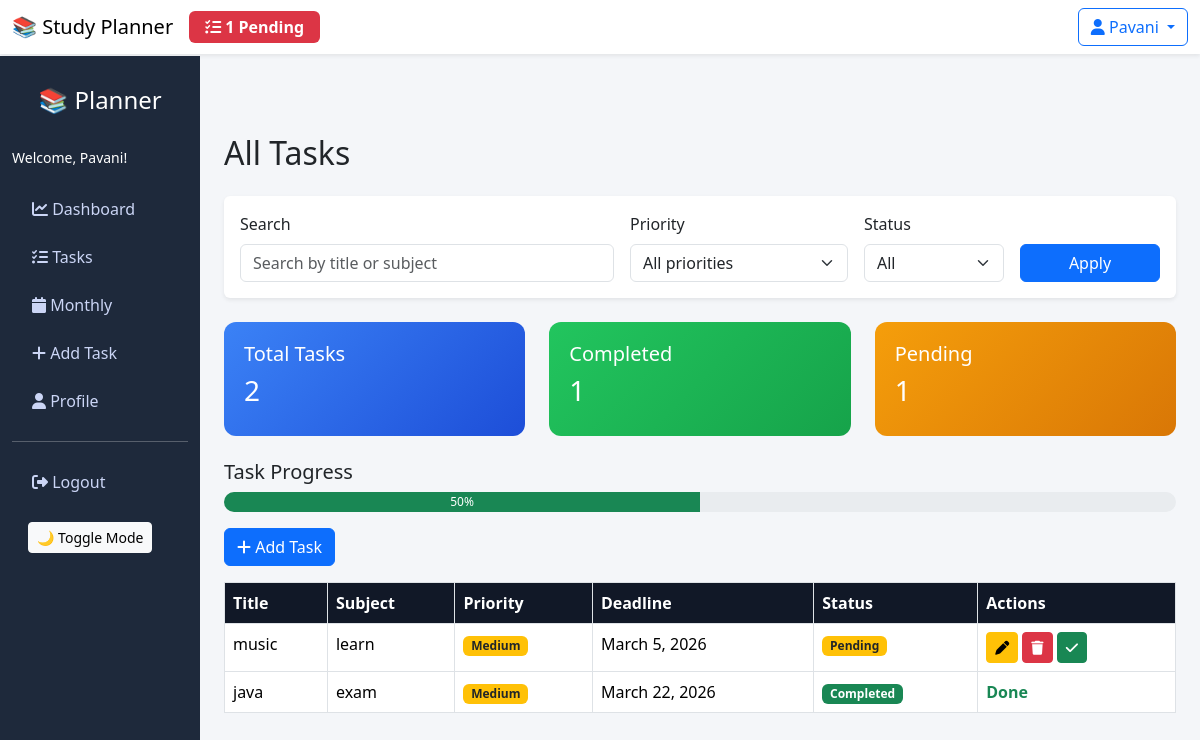
Page /tasks/ (signed in) on the committed database.
### planner/models.py (models this page shows, shortened)
class Task(models.Model):
    PRIORITY_HIGH = 'High'
    PRIORITY_MEDIUM = 'Medium'
    PRIORITY_LOW = 'Low'
    PRIORITY_CHOICES = [
        (PRIORITY_HIGH, 'High'),
        (PRIORITY_MEDIUM, 'Medium'),
        (PRIORITY_LOW, 'Low'),
    ]
    user = models.ForeignKey(User, on_delete=models.CASCADE, null=True, blank=True)
    title = models.CharField(max_length=200)
    subject = models.CharField(max_length=100)
    deadline = models.DateField()
    priority = models.CharField(max_length=6, choices=PRIORITY_CHOICES, default=PRIORITY_MEDIUM)
    completed = models.BooleanField(default=False)

### planner/views.py (the view)
# urls.py: path('tasks/', views.task_list, name='tasks'),
@login_required
def task_list(request):
    tasks = Task.objects.filter(user=request.user)
    status_filter = request.GET.get('status')
    if status_filter == 'completed':
        tasks = tasks.filter(completed=True)
        page_title = 'Completed Tasks'
    elif status_filter == 'pending':
        tasks = tasks.filter(completed=False)
        page_title = 'Pending Tasks'
    else:
        page_title = 'All Tasks'
    priority_filter = request.GET.get('priority')
    if priority_filter in [Task.PRIORITY_HIGH, Task.PRIORITY_MEDIUM, Task.PRIORITY_LOW]:
        tasks = tasks.filter(priority=priority_filter)
    search_query = request.GET.get('q', '').strip()
    if search_query:
        tasks = tasks.filter(
            Q(title__icontains=search_query) | Q(subject__icontains=search_query)
        )
    tasks = tasks.annotate(
        priority_order=Case(
            When(priority='High', then=Value(1)),
            When(priority='Medium', then=Value(2)),
            When(priority='Low', then=Value(3)),
            default=Value(4),
            output_field=IntegerField(),
        )
    ).order_by('completed', 'priority_order', 'deadline')
    total_tasks = tasks.count()
    completed_tasks = tasks.filter(completed=True).count()
    pending_tasks = total_tasks - completed_tasks
    progress = 0
    if total_tasks > 0:
        progress = int((completed_tasks / total_tasks) * 100)
    context = {
        'tasks': tasks,
        'total_tasks': total_tasks,
        'completed_tasks': completed_tasks,
        'pending_tasks': pending_tasks,
        'progress': progress,
        'progress_style': f'width: {progress}%;',
        'page_title': page_title,
        'status_filter': status_filter,
        'priority_filter': priority_filter,
        'search_query': search_query,
    }
    return render(request, 'tasks.html', context)

### planner/templates/tasks.html (shortened to what this page needs)
<!DOCTYPE html>
<html>
<head>
<link href="https://cdn.jsdelivr.net/npm/bootstrap@5.3.2/dist/css/bootstrap.min.css" rel="stylesheet">
<link rel="stylesheet" href="https://cdnjs.cloudflare.com/ajax/libs/font-awesome/6.5.0/css/all.min.css">
</head>
<body>
<nav class="navbar navbar-expand-lg navbar-light bg-white shadow-sm">
  <div class="container-fluid">
    <div class="d-flex align-items-center">
      <span class="navbar-brand mb-0 h1 me-3">📚 Study Planner</span>
      {% if pending_tasks > 0 %}
      <span class="badge bg-danger fs-6 px-3 py-2" title="Pending Tasks">
        <i class="fa-solid fa-tasks me-1"></i>{{ pending_tasks }} Pending
      </span>
      {% else %}
      <span class="badge bg-success fs-6 px-3 py-2" title="All Tasks Completed">
        <i class="fa-solid fa-check-circle me-1"></i>All Done!
      </span>
      {% endif %}
    </div>
    <div class="d-flex">
      <div class="dropdown">
        <button class="btn btn-outline-primary dropdown-toggle" type="button" id="userDropdown" data-bs-toggle="dropdown" aria-expanded="false">
          <i class="fa-solid fa-user"></i> {{ user.username }}
        </button>
      </div>
    </div>
  </div>
</nav>
<div class="container-fluid">
<div class="row">
<div class="col-md-2 sidebar">
<h4>📚 Planner</h4>
<div class="mb-3">
    <small>Welcome, {{ user.username }}!</small>
</div>
<a href="{% url 'dashboard' %}" class="nav-link"><i class="fa-solid fa-chart-line"></i> Dashboard</a>
<a href="{% url 'tasks' %}" class="nav-link"><i class="fa-solid fa-list-check"></i> Tasks</a>
<a href="{% url 'monthly_planner' %}" class="nav-link"><i class="fa-solid fa-calendar"></i> Monthly</a>
<a href="/add/" class="nav-link"><i class="fa-solid fa-plus"></i> Add Task</a>
<a href="{% url 'profile' %}" class="nav-link"><i class="fa-solid fa-user"></i> Profile</a>
<hr>
<a href="{% url 'logout' %}" class="nav-link"><i class="fa-solid fa-sign-out-alt"></i> Logout</a>
<button onclick="toggleMode()" class="btn btn-sm btn-light mt-3 ms-3">
🌙 Toggle Mode
</button>
</div>
<div class="col-md-10 p-4" style="margin-left: 16.666667%; margin-top: 56px;">
<h2 class="mb-4">{{ page_title }}</h2>
<div class="mb-4">
  <div class="card shadow-sm border-0">
    <div class="card-body p-3">
      <form method="get" class="row g-3 align-items-end">
        <div class="col-md-5">
          <label class="form-label">Search</label>
          <input type="search" name="q" class="form-control" placeholder="Search by title or subject" value="{{ search_query }}">
        </div>
        <div class="col-md-3">
          <label class="form-label">Priority</label>
          <select name="priority" class="form-select">
            <option value="" {% if not priority_filter %}selected{% endif %}>All priorities</option>
          </select>
        </div>
        <div class="col-md-2">
          <label class="form-label">Status</label>
          <select name="status" class="form-select">
            <option value="" {% if not status_filter %}selected{% endif %}>All</option>
          </select>
        </div>
        <div class="col-md-2 d-grid">
          <button type="submit" class="btn btn-primary">Apply</button>
        </div>
      </form>
    </div>
  </div>
</div>
<div class="row mb-4">
<div class="col-md-4">
<div class="dashboard-card card-blue">
<h5>Total Tasks</h5>
<h3>{{total_tasks}}</h3>
</div>
</div>
<div class="col-md-4">
<div class="dashboard-card card-green">
<h5>Completed</h5>
<h3>{{completed_tasks}}</h3>
</div>
</div>
<div class="col-md-4">
<div class="dashboard-card card-orange">
<h5>Pending</h5>
<h3>{{pending_tasks}}</h3>
</div>
</div>
</div>
<h5>Task Progress</h5>
<div class="progress mb-3">
<div class="progress-bar bg-success" role="progressbar" style="width: {{ progress }}%;" aria-valuenow="{{ progress }}" aria-valuemin="0" aria-valuemax="100">
{{ progress }}%
</div>
</div>
<a href="/add/" class="btn btn-primary mb-3">
<i class="fa-solid fa-plus"></i> Add Task
</a>
<table class="table table-bordered table-hover">
<thead>
<tr>
<th>Title</th>
<th>Subject</th>
<th>Priority</th>
<th>Deadline</th>
<th>Status</th>
<th>Actions</th>
</tr>
</thead>
<tbody>
{% for task in tasks %}
<tr>
<td>{{task.title}}</td>
<td>{{task.subject}}</td>
<td>
    {% if task.priority == 'High' %}
      <span class="badge bg-danger">High</span>
    {% elif task.priority == 'Medium' %}
      <span class="badge bg-warning text-dark">Medium</span>
    {% else %}
      <span class="badge bg-secondary">Low</span>
    {% endif %}
</td>
<td>{{task.deadline}}</td>
<td>
{% if task.completed %}
<span class="badge bg-success">Completed</span>
{% else %}
<span class="badge bg-warning text-dark">Pending</span>
{% endif %}
</td>
<td>
{% if not task.completed %}
<a href="/edit/{{task.id}}" class="btn btn-warning btn-sm">
<i class="fa-solid fa-pen"></i>
</a>
<a href="/delete/{{task.id}}" class="btn btn-danger btn-sm">
<i class="fa-solid fa-trash"></i>
</a>
<a href="/complete/{{task.id}}" class="btn btn-success btn-sm">
<i class="fa-solid fa-check"></i>
</a>
{% else %}
<span class="text-success fw-bold">Done</span>
{% endif %}
</td>
</tr>
{% endfor %}
</tbody>
</table>
</div>
</div>
</div>
</body>
</html>

### planner/templates/tasks.html (style rules this page uses)
body { background:#f4f6f9; font-family:'Segoe UI', sans-serif; }
.sidebar { height:100vh; background:#1e293b; color:white; padding-top:30px; position: fixed; top: 56px; left: 0; width: 16.666667%; overflow-y: auto; }
.sidebar h4 { text-align:center; margin-bottom:30px; }
.sidebar a { display:block; color:#cbd5f5; padding:12px 20px; text-decoration:none; }
.dashboard-card { border-radius:12px; padding:20px; color:white; transition: all 0.3s ease; cursor: pointer; position: relative; overflow: hidden; }
.dashboard-card::before { content: ''; position: absolute; top: 0; left: -100%; width: 100%; height: 100%; background: linear-gradient(90deg, transparent, rgba(255,255,255,0.2), transparent); transition: left 0.5s; }
.card-blue { background: linear-gradient(135deg, #3b82f6, #1d4ed8); }
.card-green { background: linear-gradient(135deg, #22c55e, #16a34a); }
.card-orange { background: linear-gradient(135deg, #f59e0b, #d97706); }
.table th { background:#111827; color:white; }
.progress { height:20px; border-radius:15px; }

### rows in the picture
Task: title "music", subject "learn", priority "Medium", deadline "March 5, 2026", completed "Pending"
Task: title "java", subject "exam", priority "Medium", deadline "March 22, 2026", completed "Completed"

### other values in the picture
{{ pending_tasks }} "1"
{{ user.username }} "Pavani"
{{ page_title }} "All Tasks"
{{ total_tasks }} "2"
{{ completed_tasks }} "1"
{{ progress }} "50"
